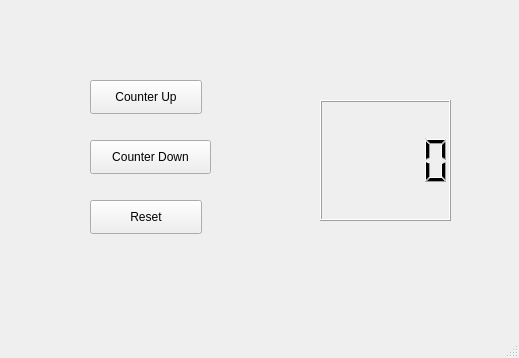
<?xml version="1.0" encoding="UTF-8"?>
<ui version="4.0">
 <class>TestUI</class>
 <widget class="QMainWindow" name="TestUI">
  <property name="geometry">
   <rect>
    <x>0</x>
    <y>0</y>
    <width>519</width>
    <height>358</height>
   </rect>
  </property>
  <property name="windowTitle">
   <string>MainWindow</string>
  </property>
  <widget class="QWidget" name="centralwidget">
   <widget class="QPushButton" name="counterUpButton">
    <property name="geometry">
     <rect>
      <x>90</x>
      <y>80</y>
      <width>112</width>
      <height>34</height>
     </rect>
    </property>
    <property name="text">
     <string>Counter Up</string>
    </property>
   </widget>
   <widget class="QPushButton" name="counterDownButton">
    <property name="geometry">
     <rect>
      <x>90</x>
      <y>140</y>
      <width>121</width>
      <height>34</height>
     </rect>
    </property>
    <property name="text">
     <string>Counter Down</string>
    </property>
   </widget>
   <widget class="QPushButton" name="resetButton">
    <property name="geometry">
     <rect>
      <x>90</x>
      <y>200</y>
      <width>112</width>
      <height>34</height>
     </rect>
    </property>
    <property name="text">
     <string>Reset</string>
    </property>
   </widget>
   <widget class="QLCDNumber" name="lcdNumber">
    <property name="geometry">
     <rect>
      <x>320</x>
      <y>100</y>
      <width>131</width>
      <height>121</height>
     </rect>
    </property>
   </widget>
  </widget>
  <widget class="QStatusBar" name="statusbar"/>
 </widget>
 <resources/>
 <connections/>
</ui>
